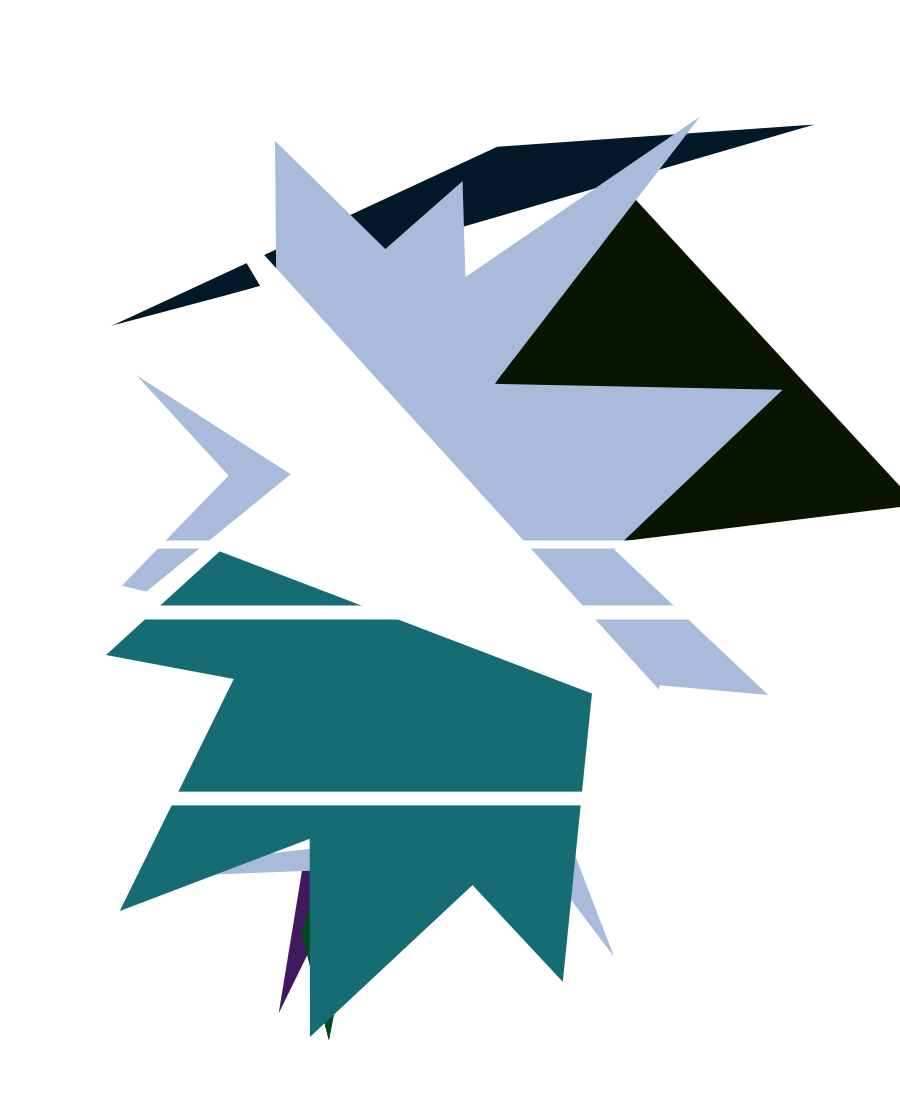
Frame 1 (no input)
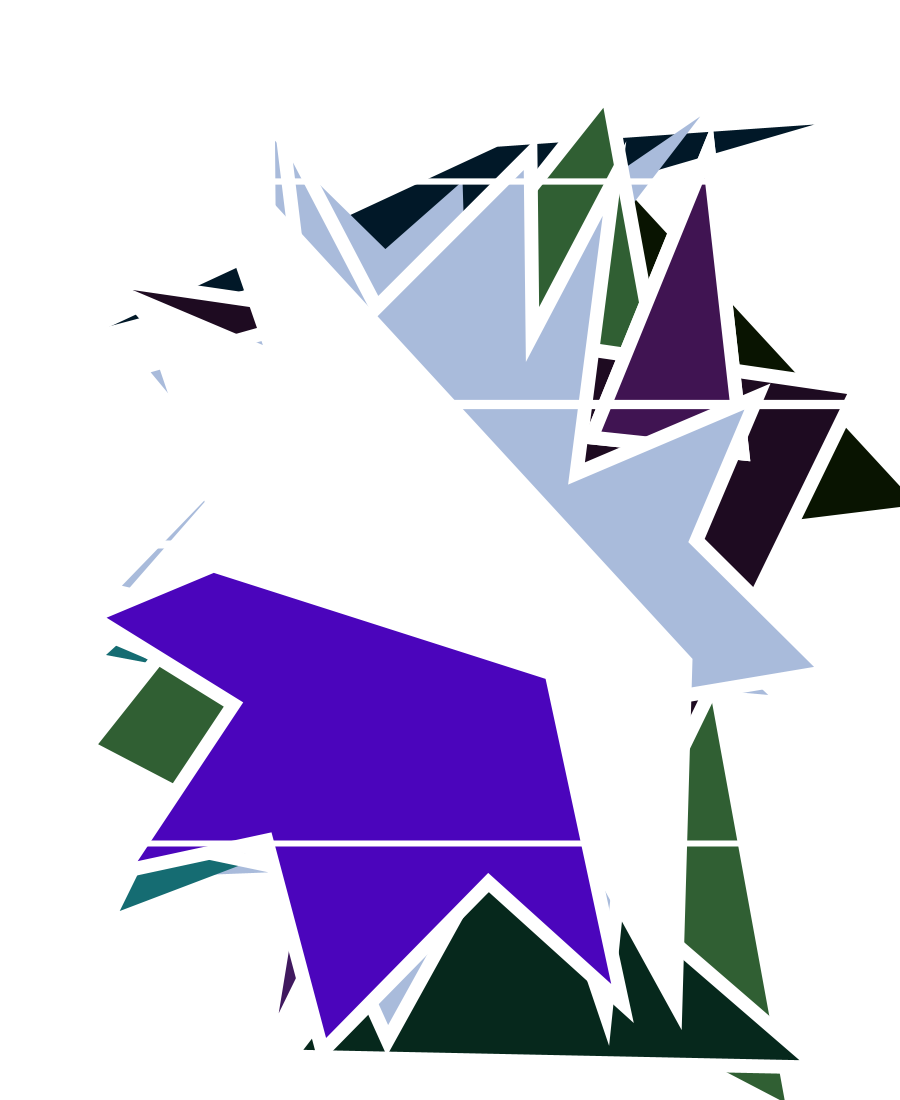
Frame 2 (the mouse pressed at the canvas centre, redrawn once)

The Processing sketch that drew these frames (run headless with seeded random() and noise(); the mouse was pressed at the canvas centre and the sketch redrawn once):

// Processing sketch: usuyama
// ── usuyama.pde
float[][] outer = {
  {618.69, 417.09}, {728.15, 237.57}, {509.81, 292.39}, {646.16, 0.0}, {446.02, 152.01}, {438.73, 6.78}, {326.74, 134.18}, {144.47, 45.9}, {175.58, 209.37}, {0.0, 244.14}, {164.85, 426.16}, {22.34, 533.3}, {190.56, 595.32}, {43.76, 789.19}, {257.61, 773.35}, {303.77, 959.72}, {466.36, 774.31}, {602.29, 954.9}, {615.81, 595.92}, {770.0, 631.68}
};
float[][] inner = {
  {573.85, 564.37}, {583.25, 894.16}, {467.13, 738.6}, {315.13, 913.37}, {274.54, 746.57}, {87.85, 763.07}, {223.35, 583.99}, {67.92, 525.8}, {197.14, 428.81}, {41.06, 257.7}, {202.61, 228.05}, {173.31, 83.53}, {333.35, 164.55}, {421.95, 59.68}, {428.38, 193.}, {592.02, 67.39}, {471.06, 324.86}, {684.25, 269.7}, {592.2, 418.0}, {720.41, 598.34}
};
void setup() {
  size(900, 1100);
  background(255);
  noStroke();
}
void draw() {
  translate(65, 70);
 
  beginShape();
 
  for (int i = 0; i < 4; i++) { 
     fill(random(0, 100), random(0, 100), random(0, 100));
     triangle(random(width),random(height),random(width),random(height),random(width),random(height));
  }
  endShape(CLOSE);
  fill(#A9BBDB);
  beginShape();
  for (int i = 0; i < 20; i++) { 
    vertex(inner[i][0]+random(-50, 50), inner[i][1]+random(-30, 80));
  }
  endShape(CLOSE);
 {
    fill(#ffffff);
    beginShape();
 for (int i = 0; i < 12; i++) { 
    vertex(inner[i][0]+random(-50, 50), inner[i][1]+random(-30, 80));
  }
    endShape(CLOSE);
  }
  fill(random(0, 143), random(0, 204), random(0, 196));
    beginShape();
 for (int i = 0; i < 9; i++) { 
    vertex(inner[i][0]+random(-100, -10), inner[i][1]+random(10, 80));
   
 }
    endShape(CLOSE);
    
    for(int i = 0; i<3; i++){
    float y = random(50,990);
    strokeWeight(random(2,20));
    stroke(255);
   line(0,y,990,y);
    }

  noLoop();

}
